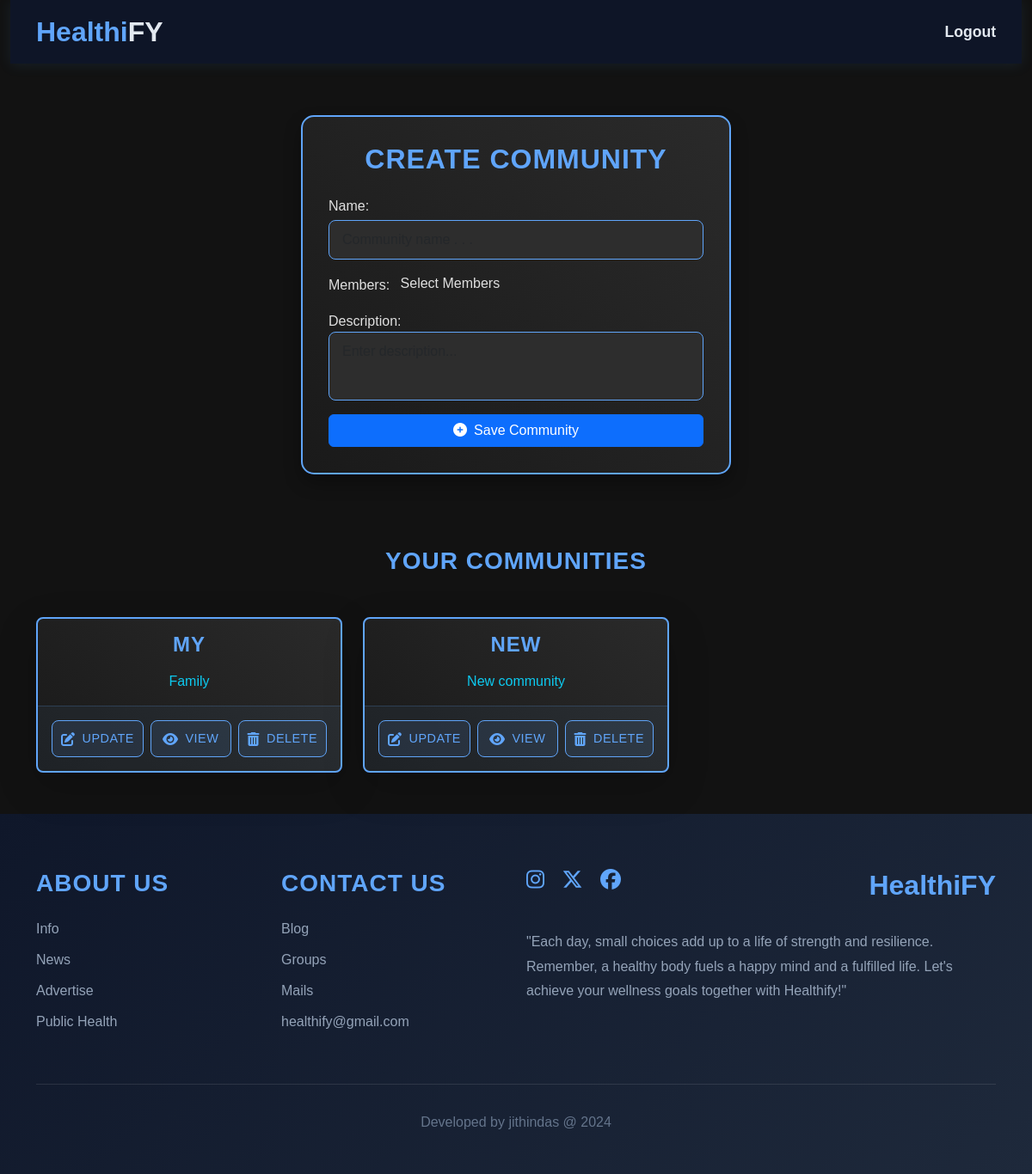
Before: /community_add/ (signed in) with the older database file.
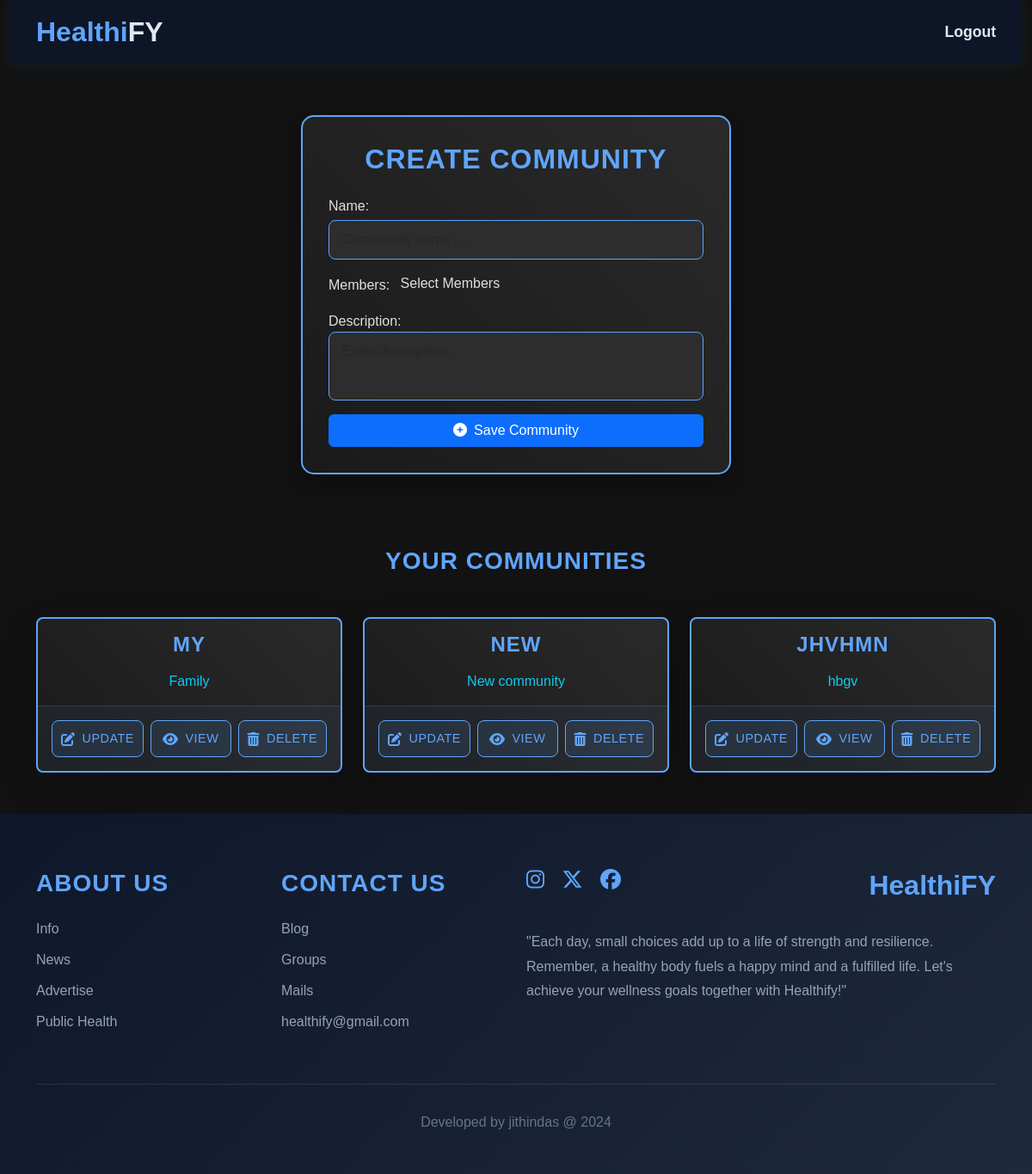
After: the same page with the newer database file.
### web/models.py (models this page shows, shortened)
class Community(models.Model):
    name = models.CharField(max_length=255)
    description=models.TextField(null=True,blank=True)
    creator = models.ForeignKey(User, on_delete=models.CASCADE, related_name='created_community')
    members = models.ManyToManyField(User, related_name='communities')
    created_date=models.DateField(auto_now_add=True)
    updated_date=models.DateField(auto_now=True)

### web/views.py (the view, shortened to what this page needs)
# urls.py: path('community_add/', Community_Add_View.as_view(), name='community_add'),
class Community_Add_View(View):
    def get(self, request, *args, **kwargs):
        form = Community_Form(user=request.user)
        communities = Community.objects.filter(Q(creator=request.user) | Q(members=request.user)).distinct()
        return render(request, 'community_add.html', {'form': form, 'communities': communities})

### web/forms.py
class Community_Form(forms.ModelForm):
    class Meta:
        model = Community
        fields = ['name', 'members','description']
        widgets = {
            'name': forms.TextInput(attrs={
                'class': 'form-control my-1',
                'placeholder': 'Community name . . .',
                'style': 'background-color:rgba(0, 0, 0, .95); border:2px solid rgba(0, 0, 0, 0.1)'
            }),
            'description': forms.Textarea(attrs={
                'class': 'form-control',
                'placeholder': 'Enter description...',
                'rows': 3,  # Adjust number of visible rows
                'style': 'resize: none; height: 80px;'  # Prevent resizing and set a fixed height
            }),
            'members': Select2MultipleWidget(attrs={'class': 'form-control'})  # Use Select2MultipleWidget
        }
    def __init__(self, *args, **kwargs):
        user = kwargs.pop('user', None)
        super().__init__(*args, **kwargs)
        if user:
            self.fields['members'].queryset = User.objects.exclude(id=user.id)

### web/templates/community_add.html (shortened to what this page needs)
{% extends 'profile_update.html' %}
{% load static %}
{% block content %}
<head>
    <link rel="stylesheet" href="https://cdn.jsdelivr.net/npm/bootstrap@5.3.0/dist/css/bootstrap.min.css">
    <link href="https://cdnjs.cloudflare.com/ajax/libs/select2/4.0.13/css/select2.min.css" rel="stylesheet" />
    <link rel="stylesheet" href="https://cdnjs.cloudflare.com/ajax/libs/font-awesome/6.6.0/css/all.min.css">
</head>
<div class="container fom">
    <div class="form-container">
        <h2 class="text-center mb-4">Create Community</h2>
        <form method="post">
            {{ form.as_p }}
            <button type="submit" class="btn btn-primary w-100">
                <i class="fas fa-plus-circle me-2"></i>Save Community
            </button>
        </form>
    </div>
</div>
<div class="container my-4">
    <h3 class="mb-5 text-center">Your Communities</h3>
    <div class="row">
        {% if communities %}
        {% for community in communities %}
        <div class="col-md-4 mb-4">
            <div class="card shadow-lg rounded-3 h-100">
                <div class="card-body text-center">
                    <h3 class="card-title h4 mb-3">{{ community.name }}</h3>
                    <p class="card-text text-info">{{ community.description }}</p>
                </div>
                <div class="action-buttons">
                    {% if request.user == community.creator %}
                    <a style="text-decoration: none;" class="btn-action btn-update"
                        href="{% url 'community_update' community.id %}">
                        <i class="fas fa-edit btn-icon"></i>
                        Update
                    </a>
                    {% endif %}
                    <a style="text-decoration: none;" class="btn-action btn-update"
                        href="{% url 'community_detail' community.id %}">
                        <i class="fas fa-eye btn-icon"></i>
                        View
                    </a>
                    {% if request.user == community.creator %}
                    <a style="text-decoration: none;" class="btn-action btn-update"
                        href="{% url 'community_delete' community.id %}">
                        <i class="fas fa-trash-alt btn-icon"></i>
                        Delete
                    </a>
                    {% else %}
                    <a style="text-decoration: none;" class="btn-action btn-update"
                        href="{% url 'community_leave' community.id %}">
                        <i class="fas fa-sign-out-alt btn-icon"></i>
                        Leave
                    </a>
                    {% endif %}
                </div>
            </div>
        </div>
        {% endfor %}
        {% endif %}
    </div>
</div>
{% endblock content %}

Changed rows visible on the page:
added Community: name "JHVHMN", description "hbgv", shows "UPDATE", shows "DELETE"
